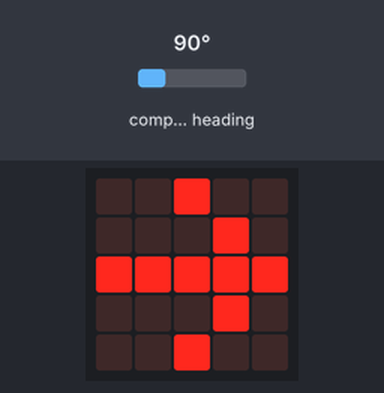
The program below on a simulated BBC micro:bit (MakeCode). On the bench: the board's 5×5 LED display. The test bench sets the inputs (shaded band); at power-on: compass heading 90°. The compass is already calibrated.

Above: at 1.2 s.
1.3 s: compass heading set to 7°
At 2.3 s:
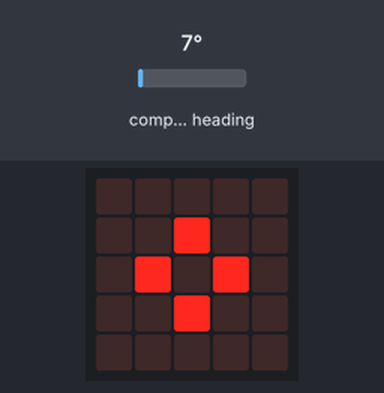
3.3 s: compass heading set to 180°
At 4.8 s:
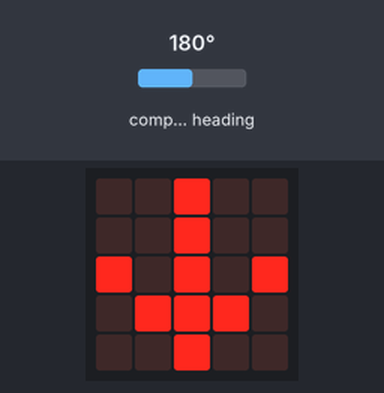
5.2 s: compass heading set to 90°
At 6.0 s:
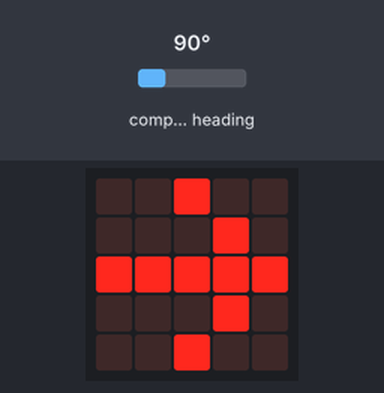
7.0 s: compass heading set to 269°
At 8.4 s:
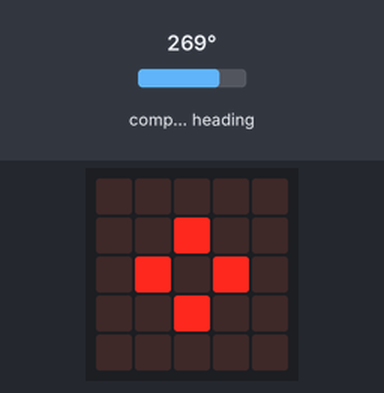
Timing chart, 0 to 9.9 s (numbered marks = the images above; inputs shaded):
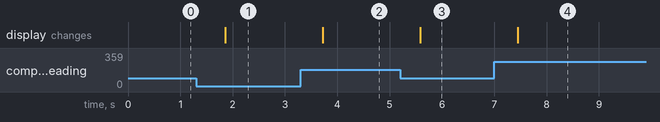

Measured:
- after the input at 1.3 s, the display: changes after 0.56 s (image 1)
- after the input at 3.3 s, the display: changes after 0.42 s (image 2)
- after the input at 5.2 s, the display: changes after 0.39 s (image 3)
- after the input at 7.0 s, the display: changes after 0.45 s (image 4)

The program:

main.ts
```typescript
basic.forever(function () {
    if (input.compassHeading() == 0) {
        basic.showArrow(ArrowNames.North)
    } else if (input.compassHeading() == 90) {
        basic.showArrow(ArrowNames.East)
    } else if (input.compassHeading() == 180) {
        basic.showArrow(ArrowNames.South)
    } else if (input.compassHeading() == 270) {
        basic.showArrow(ArrowNames.West)
    } else {
        basic.showIcon(IconNames.SmallDiamond)
    }
})
```

test.ts
```typescript
// aquí va el archivo "tests"; esto no se compilará cuando este paquete se utilice como una extensión.
```
